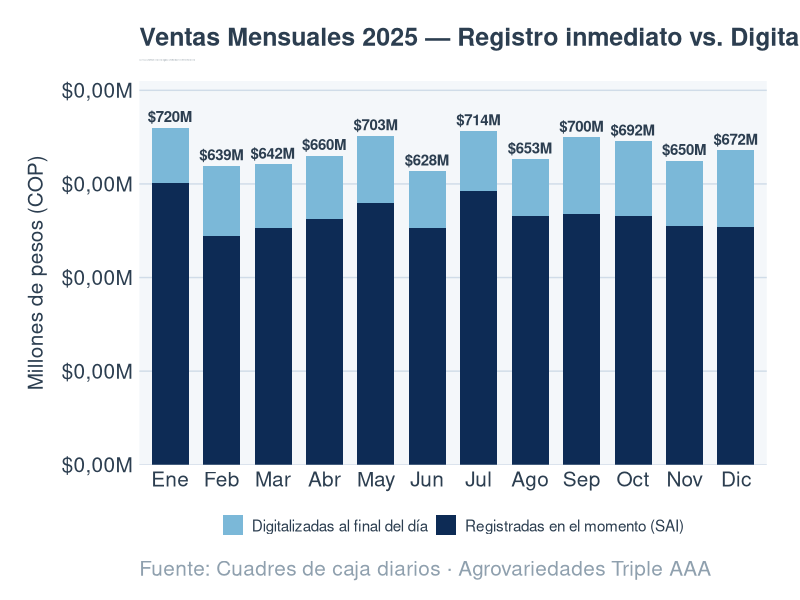
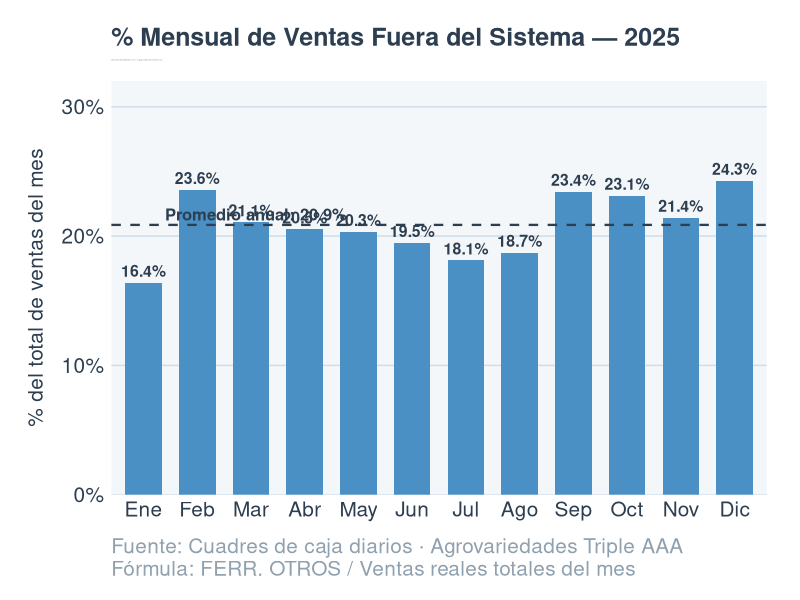
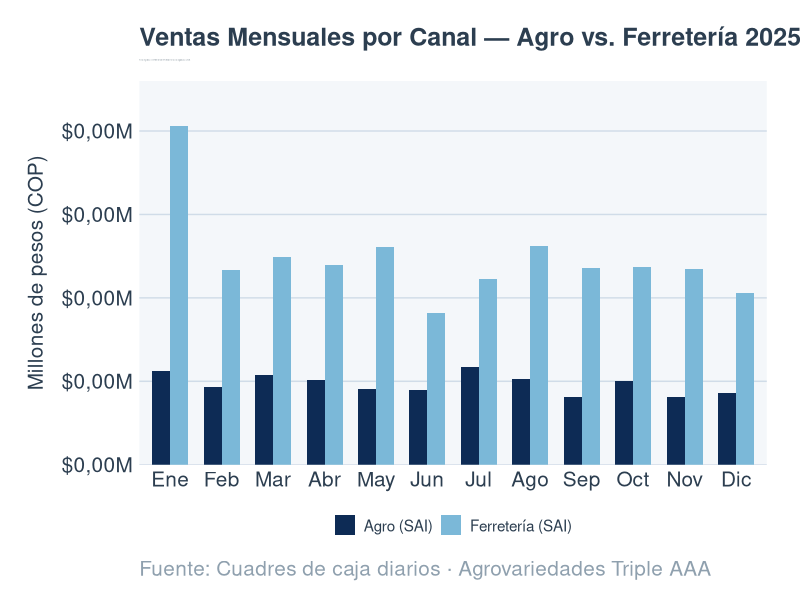
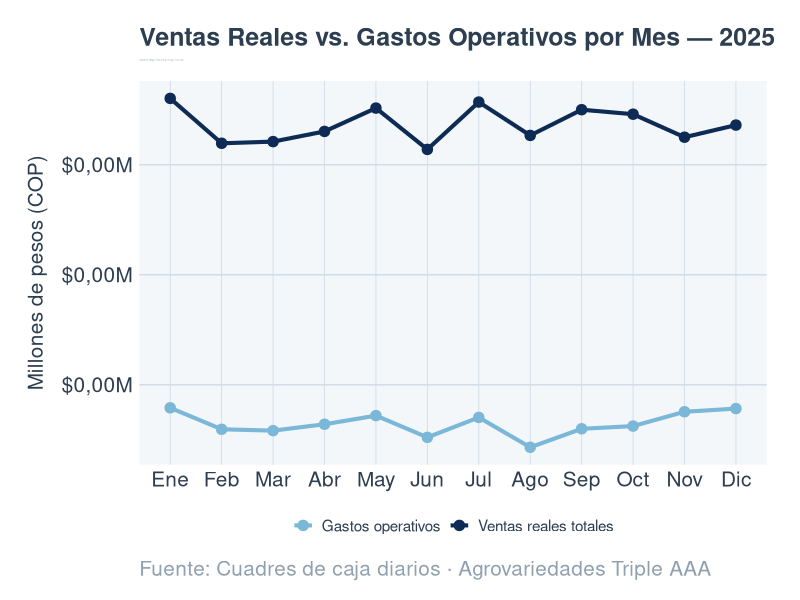
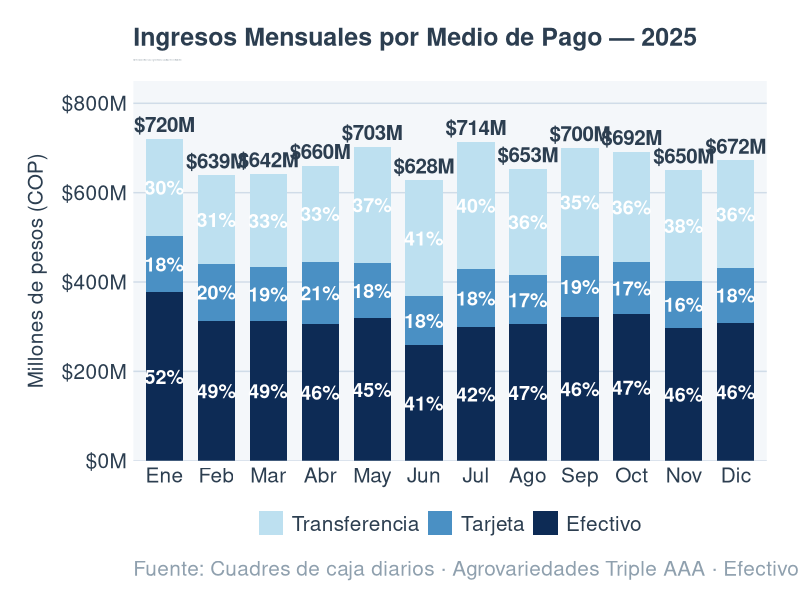
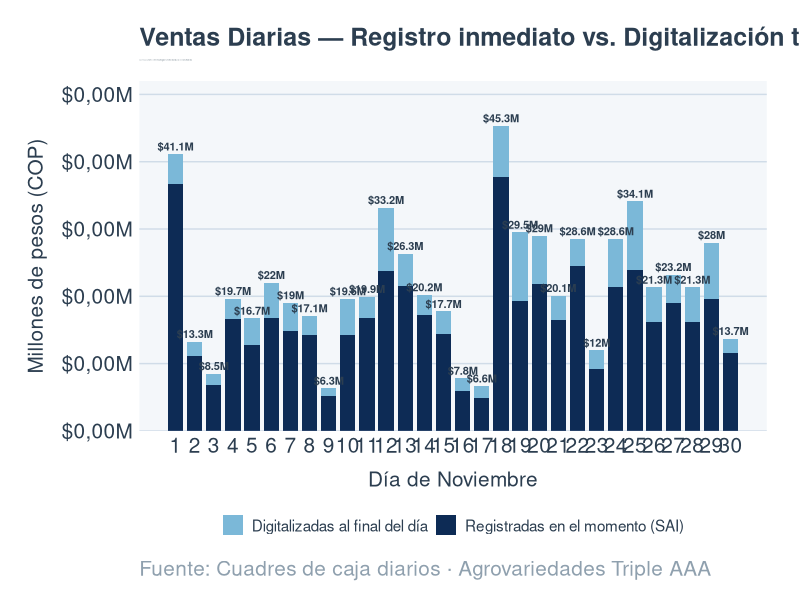
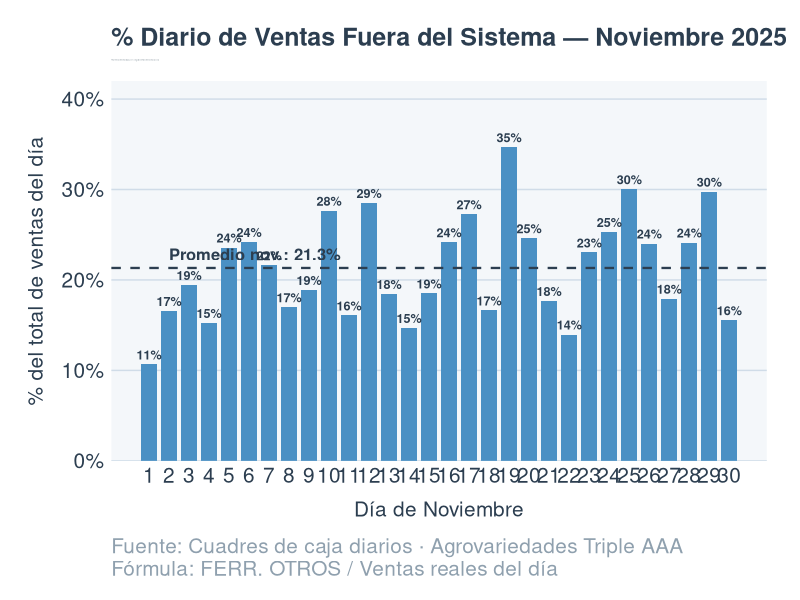
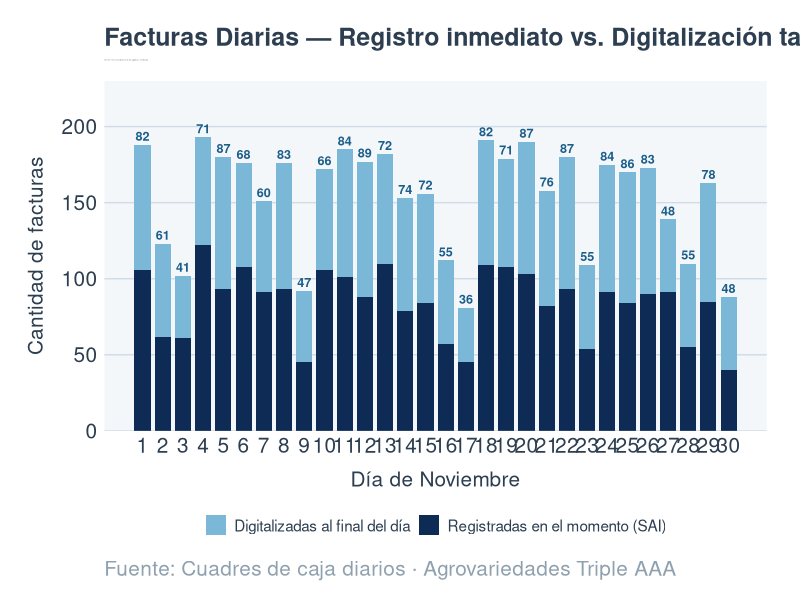

These figures' R source, in order:
# ══════════════════════════════════════════════════════════════════════
#  GRÁFICOS PRESENTACIÓN — Agrovariedades Triple A S.A.S
#  Fuente: Cuadres de caja diarios 2025
#  Proyecto en Ingeniería I · 2026-I · Universidad del Valle
# ══════════════════════════════════════════════════════════════════════

library(readxl)
library(dplyr)
library(ggplot2)
library(scales)
library(tidyr)
library(forcats)
library(stringr)

# ── PALETA Y TEMA ──────────────────────────────────────────────────────
azul_1  <- "#0D2B55"
azul_2  <- "#1B5E8A"
azul_3  <- "#4A90C4"
azul_4  <- "#7BB8D8"
azul_5  <- "#BDE0F0"
gris_f  <- "#F4F7FA"
gris_t  <- "#2C3E50"
gris_l  <- "#8FA0AE"

tema_aaa <- theme_minimal(base_family = "sans") +
  theme(
    plot.background    = element_rect(fill = "white", colour = NA),
    panel.background   = element_rect(fill = gris_f, colour = NA),
    panel.grid.major.y = element_line(colour = "#D0DCE8", linewidth = 0.5),
    panel.grid.major.x = element_blank(),
    panel.grid.minor   = element_blank(),
    plot.title         = element_text(size = 18, face = "bold", colour = gris_t,
                                      margin = margin(b = 5)),
    plot.subtitle      = element_text(size = 1, colour = "#5C6E7A",
                                      margin = margin(b = 14)),
    plot.caption       = element_text(size = 15, colour = gris_l,
                                      hjust = 0, margin = margin(t = 12)),
    axis.text          = element_text(size = 15, colour = gris_t),
    axis.title         = element_text(size = 15, colour = gris_t),
    axis.title.x       = element_text(margin = margin(t = 10)),
    axis.title.y       = element_text(margin = margin(r = 10)),
    legend.position    = "bottom",
    legend.text        = element_text(size = 11, colour = gris_t),
    legend.title       = element_blank(),
    legend.key.size    = unit(1.1, "lines"),
    plot.margin        = margin(20, 24, 14, 20)
  )

# ── CARGA Y LIMPIEZA ───────────────────────────────────────────────────
raw <- read_excel("CUADRE CAJA 2025 RESUMEN .xlsx", sheet = "Hoja1")

colnames(raw) <- c("FECHA","DIA","AGRO_SAI","FACT_AGRO","TARJETA","FACT_TARJETA",
                   "TRANSFERENCIA","FACT_TRANSF","FERR_SAI","FACT_FERR",
                   "FERR_OTROS","FACT_OTROS","GASTOS","VENTAS_SAI","FACT_SAI_TOT",
                   "VENTAS_REALES","FACT_REALES","PCT_FUERA_FACT","PCT_FUERA_MONTO","DROP")

df <- raw %>%
  select(-DROP) %>%
  mutate(across(-FECHA, as.numeric),
         FECHA = as.Date(FECHA)) %>%
  filter(VENTAS_REALES > 0)

meses_etiq <- c("Ene","Feb","Mar","Abr","May","Jun",
                "Jul","Ago","Sep","Oct","Nov","Dic")

# ── DATOS MENSUALES ────────────────────────────────────────────────────
mensual <- df %>%
  mutate(MES = as.integer(format(FECHA, "%m"))) %>%
  group_by(MES) %>%
  summarise(
    ventas_sai    = sum(VENTAS_SAI,     na.rm = TRUE),
    ventas_reales = sum(VENTAS_REALES,  na.rm = TRUE),
    ferr_otros    = sum(FERR_OTROS,     na.rm = TRUE),
    agro_sai      = sum(AGRO_SAI,       na.rm = TRUE),
    ferr_sai      = sum(FERR_SAI,       na.rm = TRUE),
    tarjeta       = sum(TARJETA,        na.rm = TRUE),
    transferencia = sum(TRANSFERENCIA,  na.rm = TRUE),
    gastos        = sum(GASTOS,         na.rm = TRUE),
    fact_sai      = sum(FACT_SAI_TOT,   na.rm = TRUE),
    fact_reales   = sum(FACT_REALES,    na.rm = TRUE),
    .groups = "drop"
  ) %>%
  mutate(
    # ferr_otros es efectivo tardío → se suma al efectivo real
    efectivo  = ventas_sai - tarjeta - transferencia + ferr_otros,
    pct_fuera = ferr_otros / ventas_reales * 100,
    mes_etiq  = factor(meses_etiq[MES], levels = meses_etiq)
  )

# ── DATOS NOVIEMBRE ────────────────────────────────────────────────────
nov <- df %>%
  filter(format(FECHA, "%m") == "11") %>%
  mutate(
    DIA           = as.integer(format(FECHA, "%d")),
    efectivo      = VENTAS_SAI - TARJETA - TRANSFERENCIA,
    pct_fuera_dia = FERR_OTROS / VENTAS_REALES * 100
  )


# ══════════════════════════════════════════════════════════════════════
#  A1 — Ventas mensuales: SAI vs. Fuera del sistema + total en la cima
#  (versión mejorada de la que ya tienes — con el total arriba de la barra)
# ══════════════════════════════════════════════════════════════════════
a1_long <- mensual %>%
  select(mes_etiq, ventas_sai, ferr_otros, ventas_reales) %>%
  pivot_longer(c(ventas_sai, ferr_otros),
               names_to  = "tipo",
               values_to = "valor") %>%
  mutate(tipo = recode(tipo,
                       ventas_sai  = "Registradas en el momento (SAI)",
                       ferr_otros  = "Digitalizadas al final del día"))

a1 <- ggplot(a1_long, aes(x = mes_etiq, y = valor / 1e6, fill = tipo)) +
  geom_col(width = 0.72) +
  # total encima de cada barra
  geom_text(
    data = mensual,
    aes(x = mes_etiq, y = ventas_reales / 1e6,
        label = paste0("$", round(ventas_reales / 1e6, 0), "M")),
    inherit.aes = FALSE,
    vjust = -0.5, size = 3.8, colour = gris_t, fontface = "bold"
  ) +
  scale_fill_manual(values = c(
    "Registradas en el momento (SAI)" = azul_1,
    "Digitalizadas al final del día"  = azul_4
  )) +
  scale_y_continuous(
    labels = label_dollar(prefix = "$", suffix = "M", scale = 1/1e6,
                          big.mark = ".", decimal.mark = ","),
    limits = c(0, 820), expand = c(0, 0)
  ) +
  labs(
    title    = "Ventas Mensuales 2025 — Registro inmediato vs. Digitalización tardía",
    subtitle = "La zona azul claro representa ventas digitadas al cierre del día, no en el momento de la venta",
    x        = NULL,
    y        = "Millones de pesos (COP)",
    caption  = "Fuente: Cuadres de caja diarios · Agrovariedades Triple AAA"
  ) +
  tema_aaa

ggsave("A1_ventas_mensual_sai_vs_real.png", a1, width = 14, height = 7, dpi = 200)

# ══════════════════════════════════════════════════════════════════════
#  A2 — % mensual fuera del sistema (monto)
# ══════════════════════════════════════════════════════════════════════
prom_anual <- mean(mensual$pct_fuera)

a2 <- ggplot(mensual, aes(x = mes_etiq, y = pct_fuera)) +
  geom_col(fill = azul_3, width = 0.68) +
  geom_hline(yintercept = prom_anual, linetype = "dashed",
             colour = gris_t, linewidth = 0.8) +
  annotate("text", x = 1.4, y = prom_anual + 0.8,
           label = paste0("Promedio anual: ", round(prom_anual, 1), "%"),
           size = 4.2, colour = gris_t, fontface = "bold", hjust = 0) +
  geom_text(aes(label = paste0(round(pct_fuera, 1), "%")),
            vjust = -0.5, size = 4.0, colour = gris_t, fontface = "bold") +
  scale_y_continuous(
    labels = function(x) paste0(x, "%"),
    limits = c(0, 32), expand = c(0, 0)
  ) +
  labs(
    title    = "% Mensual de Ventas Fuera del Sistema — 2025",
    subtitle = "Proporción del monto total del mes que no se registra en SAI en el momento de la venta",
    x        = NULL,
    y        = "% del total de ventas del mes",
    caption  = "Fuente: Cuadres de caja diarios · Agrovariedades Triple AAA\nFórmula: FERR. OTROS / Ventas reales totales del mes"
  ) +
  tema_aaa

ggsave("A2_pct_fuera_mensual.png", a2, width = 14, height = 7, dpi = 200)

# ══════════════════════════════════════════════════════════════════════
#  A3 — Ventas mensuales Agro vs. Ferretería SAI
# ══════════════════════════════════════════════════════════════════════
a3_long <- mensual %>%
  select(mes_etiq, agro_sai, ferr_sai) %>%
  pivot_longer(c(agro_sai, ferr_sai),
               names_to  = "canal",
               values_to = "valor") %>%
  mutate(canal = recode(canal,
                        agro_sai = "Agro (SAI)",
                        ferr_sai = "Ferretería (SAI)"))

a3 <- ggplot(a3_long, aes(x = mes_etiq, y = valor / 1e6, fill = canal)) +
  geom_col(position = "dodge", width = 0.7) +
  scale_fill_manual(values = c("Agro (SAI)" = azul_1,
                               "Ferretería (SAI)" = azul_4)) +
  scale_y_continuous(
    labels = label_dollar(prefix = "$", suffix = "M", scale = 1/1e6,
                          big.mark = ".", decimal.mark = ","),
    limits = c(0, 230), expand = c(0, 0)
  ) +
  labs(
    title    = "Ventas Mensuales por Canal — Agro vs. Ferretería 2025",
    subtitle = "Ventas registradas en SAI (efectivo directo). Ferretería no incluye las digitalizadas al cierre.",
    x        = NULL,
    y        = "Millones de pesos (COP)",
    caption  = "Fuente: Cuadres de caja diarios · Agrovariedades Triple AAA"
  ) +
  tema_aaa

ggsave("A3_agro_vs_ferreteria_mensual.png", a3, width = 14, height = 7, dpi = 200)

# ══════════════════════════════════════════════════════════════════════
#  A4 — Ventas reales vs. Gastos operativos mensuales
# ══════════════════════════════════════════════════════════════════════
a4_long <- mensual %>%
  select(mes_etiq, ventas_reales, gastos) %>%
  pivot_longer(c(ventas_reales, gastos),
               names_to  = "tipo",
               values_to = "valor") %>%
  mutate(tipo = recode(tipo,
                       ventas_reales = "Ventas reales totales",
                       gastos        = "Gastos operativos"))

a4 <- ggplot(a4_long, aes(x = mes_etiq, y = valor / 1e6,
                          colour = tipo, group = tipo)) +
  geom_line(linewidth = 1.4) +
  geom_point(size = 3.2) +
  scale_colour_manual(values = c("Ventas reales totales" = azul_1,
                                 "Gastos operativos"     = azul_4)) +
  scale_y_continuous(
    labels = label_dollar(prefix = "$", suffix = "M", scale = 1/1e6,
                          big.mark = ".", decimal.mark = ","),
    expand = c(0.05, 0)
  ) +
  labs(
    title    = "Ventas Reales vs. Gastos Operativos por Mes — 2025",
    subtitle = "Comparación entre ingresos reales del negocio y egresos mensuales",
    x        = NULL,
    y        = "Millones de pesos (COP)",
    caption  = "Fuente: Cuadres de caja diarios · Agrovariedades Triple AAA"
  ) +
  tema_aaa +
  theme(panel.grid.major.x = element_line(colour = "#D0DCE8", linewidth = 0.3))

ggsave("A4_ventas_vs_gastos_mensual.png", a4, width = 14, height = 7, dpi = 200)

# ══════════════════════════════════════════════════════════════════════
#  A5 — Ingresos mensuales por medio de pago (stacked + % interno)
# ══════════════════════════════════════════════════════════════════════

# ── A5 ─────────────────────────────────────────────────────────────────
pago_long <- mensual %>%
  mutate(
    pct_ef = efectivo      / ventas_reales * 100,
    pct_tj = tarjeta       / ventas_reales * 100,
    pct_tr = transferencia / ventas_reales * 100
  ) %>%
  select(mes_etiq, efectivo, tarjeta, transferencia,
         pct_ef, pct_tj, pct_tr, ventas_reales) %>%
  pivot_longer(c(efectivo, tarjeta, transferencia),
               names_to  = "medio",
               values_to = "valor") %>%
  mutate(
    medio = factor(recode(medio,
                          efectivo      = "Efectivo",
                          tarjeta       = "Tarjeta",
                          transferencia = "Transferencia"),
                   levels = c("Transferencia","Tarjeta","Efectivo")),
    pct_label = case_when(
      medio == "Efectivo"      ~ paste0(round(pct_ef, 0), "%"),
      medio == "Tarjeta"       ~ paste0(round(pct_tj, 0), "%"),
      medio == "Transferencia" ~ paste0(round(pct_tr, 0), "%")
    )
  )

a5 <- ggplot(pago_long, aes(x = mes_etiq, y = valor / 1e6, fill = medio)) +
  geom_col(width = 0.72) +
  geom_text(aes(label = pct_label),
            position = position_stack(vjust = 0.5),
            size = 5.0, colour = "white", fontface = "bold") +
  geom_text(
    data        = mensual,
    aes(x       = mes_etiq,
        y       = ventas_reales / 1e6,
        label   = paste0("$", round(ventas_reales / 1e6, 0), "M")),
    inherit.aes = FALSE,
    vjust       = -0.45,
    size        = 5.2,
    colour      = gris_t,
    fontface    = "bold"
  ) +
  scale_fill_manual(values = c(
    "Efectivo"      = azul_1,
    "Tarjeta"       = azul_3,
    "Transferencia" = azul_5
  )) +
  scale_y_continuous(
    labels = label_dollar(prefix = "$", suffix = "M",
                          big.mark = ".", decimal.mark = ","),
    limits = c(0, 850),
    expand = c(0, 0)
  ) +
  labs(
    title    = "Ingresos Mensuales por Medio de Pago — 2025",
    subtitle = "El porcentaje dentro de cada segmento indica su participación en el total del mes",
    x        = NULL,
    y        = "Millones de pesos (COP)",
    caption  = "Fuente: Cuadres de caja diarios · Agrovariedades Triple AAA · Efectivo incluye ventas digitalizadas al cierre del día"
  ) +
  tema_aaa +
  theme(legend.text     = element_text(size = 15),
        legend.key.size = unit(1.3, "lines"))

ggsave("A5_medios_pago_mensual.png", a5, width = 15, height = 8, dpi = 200)
# ══════════════════════════════════════════════════════════════════════
#  N1 — Noviembre: ventas diarias SAI vs. Fuera del sistema + total
# ══════════════════════════════════════════════════════════════════════
n1_long <- nov %>%
  select(DIA, VENTAS_SAI, FERR_OTROS, VENTAS_REALES) %>%
  pivot_longer(c(VENTAS_SAI, FERR_OTROS),
               names_to  = "tipo",
               values_to = "valor") %>%
  mutate(tipo = recode(tipo,
                       VENTAS_SAI  = "Registradas en el momento (SAI)",
                       FERR_OTROS  = "Digitalizadas al final del día"))

n1 <- ggplot(n1_long, aes(x = DIA, y = valor / 1e6, fill = tipo)) +
  geom_col(width = 0.8) +
  geom_text(
    data = nov,
    aes(x = DIA, y = VENTAS_REALES / 1e6,
        label = paste0("$", round(VENTAS_REALES / 1e6, 1), "M")),
    inherit.aes = FALSE,
    vjust = -0.45, size = 2.8, colour = gris_t, fontface = "bold"
  ) +
  scale_fill_manual(values = c(
    "Registradas en el momento (SAI)" = azul_1,
    "Digitalizadas al final del día"  = azul_4
  )) +
  scale_x_continuous(breaks = 1:30) +
  scale_y_continuous(
    labels = label_dollar(prefix = "$", suffix = "M", scale = 1/1e6,
                          big.mark = ".", decimal.mark = ","),
    limits = c(0, 52), expand = c(0, 0)
  ) +
  labs(
    title    = "Ventas Diarias — Registro inmediato vs. Digitalización tardía · Noviembre 2025",
    subtitle = "La zona azul claro es el monto diario digitado al cierre del día · Etiquetas: venta real total del día",
    x        = "Día de Noviembre",
    y        = "Millones de pesos (COP)",
    caption  = "Fuente: Cuadres de caja diarios · Agrovariedades Triple AAA"
  ) +
  tema_aaa

ggsave("N1_nov_ventas_sai_vs_real.png", n1, width = 16, height = 7, dpi = 200)

# ══════════════════════════════════════════════════════════════════════
#  N2 — Noviembre: % diario fuera del sistema con promedio
# ══════════════════════════════════════════════════════════════════════
prom_nov <- mean(nov$pct_fuera_dia, na.rm = TRUE)

n2 <- ggplot(nov, aes(x = DIA, y = pct_fuera_dia)) +
  geom_col(fill = azul_3, width = 0.78) +
  geom_hline(yintercept = prom_nov, linetype = "dashed",
             colour = gris_t, linewidth = 0.8) +
  annotate("text", x = 2, y = prom_nov + 1.5,
           label = paste0("Promedio nov.: ", round(prom_nov, 1), "%"),
           size = 4.2, colour = gris_t, fontface = "bold", hjust = 0) +
  geom_text(aes(label = paste0(round(pct_fuera_dia, 0), "%")),
            vjust = -0.5, size = 3.2, colour = gris_t, fontface = "bold") +
  scale_x_continuous(breaks = 1:30) +
  scale_y_continuous(
    labels = function(x) paste0(x, "%"),
    limits = c(0, 42), expand = c(0, 0)
  ) +
  labs(
    title    = "% Diario de Ventas Fuera del Sistema — Noviembre 2025",
    subtitle = "Proporción del monto del día que no se registra en SAI en el momento de la venta",
    x        = "Día de Noviembre",
    y        = "% del total de ventas del día",
    caption  = "Fuente: Cuadres de caja diarios · Agrovariedades Triple AAA\nFórmula: FERR. OTROS / Ventas reales del día"
  ) +
  tema_aaa

ggsave("N2_nov_pct_fuera_diario.png", n2, width = 16, height = 7, dpi = 200)

# ══════════════════════════════════════════════════════════════════════
#  N3 — Noviembre: Facturas diarias SAI vs. tardías (barras apiladas)
# ══════════════════════════════════════════════════════════════════════
nov_fact <- nov %>%
  mutate(
    fact_tarde    = FACT_OTROS,
    fact_sai      = FACT_SAI_TOT
  )

n3_long <- nov_fact %>%
  select(DIA, fact_sai, fact_tarde) %>%
  pivot_longer(c(fact_sai, fact_tarde),
               names_to = "tipo", values_to = "valor") %>%
  mutate(tipo = recode(tipo,
                       fact_sai   = "Registradas en el momento (SAI)",
                       fact_tarde = "Digitalizadas al final del día"))

n3 <- ggplot(n3_long, aes(x = DIA, y = valor, fill = tipo)) +
  geom_col(width = 0.8) +
  geom_text(
    data = nov_fact,
    aes(x = DIA, y = fact_sai + fact_tarde,
        label = fact_tarde),
    inherit.aes = FALSE,
    vjust = -0.4, size = 3.2, colour = azul_2, fontface = "bold"
  ) +
  scale_fill_manual(values = c(
    "Registradas en el momento (SAI)" = azul_1,
    "Digitalizadas al final del día"  = azul_4
  )) +
  scale_x_continuous(breaks = 1:30) +
  scale_y_continuous(limits = c(0, 230), expand = c(0, 0)) +
  labs(
    title    = "Facturas Diarias — Registro inmediato vs. Digitalización tardía · Noviembre 2025",
    subtitle = "El número sobre cada barra indica las facturas digitalizadas al cierre del día",
    x        = "Día de Noviembre",
    y        = "Cantidad de facturas",
    caption  = "Fuente: Cuadres de caja diarios · Agrovariedades Triple AAA"
  ) +
  tema_aaa

ggsave("N3_nov_facturas_apiladas.png", n3, width = 16, height = 7, dpi = 200)

# ══════════════════════════════════════════════════════════════════════
#  N4 — Noviembre: Ingresos diarios por medio de pago
# ══════════════════════════════════════════════════════════════════════
nov_pago <- nov %>%
  mutate(
    efectivo_nov = VENTAS_SAI - TARJETA - TRANSFERENCIA,
    pct_ef       = efectivo_nov / VENTAS_REALES * 100,
    pct_tj       = TARJETA      / VENTAS_REALES * 100,
    pct_tr       = TRANSFERENCIA/ VENTAS_REALES * 100
  ) %>%
  select(DIA, efectivo_nov, TARJETA, TRANSFERENCIA,
         pct_ef, pct_tj, pct_tr, VENTAS_REALES) %>%
  pivot_longer(c(efectivo_nov, TARJETA, TRANSFERENCIA),
               names_to = "medio", values_to = "valor") %>%
  mutate(
    medio = factor(recode(medio,
                          efectivo_nov  = "Efectivo",
                          TARJETA       = "Tarjeta",
                          TRANSFERENCIA = "Transferencia"),
                   levels = c("Efectivo","Tarjeta","Transferencia")),
    pct_label = case_when(
      medio == "Efectivo"      ~ paste0(round(pct_ef, 0), "%"),
      medio == "Tarjeta"       ~ paste0(round(pct_tj, 0), "%"),
      medio == "Transferencia" ~ paste0(round(pct_tr, 0), "%")
    )
  )

nov_totales <- nov %>%
  mutate(efectivo_nov = VENTAS_SAI - TARJETA - TRANSFERENCIA)

n4 <- ggplot(nov_pago, aes(x = DIA, y = valor / 1e6, fill = medio)) +
  geom_col(width = 0.8) +
  geom_text(aes(label = pct_label),
            position = position_stack(vjust = 0.5),
            size = 2.8, colour = "white", fontface = "bold") +
  geom_text(
    data = nov_totales,
    aes(x = DIA, y = VENTAS_REALES / 1e6,
        label = paste0("$", round(VENTAS_REALES / 1e6, 1), "M")),
    inherit.aes = FALSE,
    vjust = -0.45, size = 2.6, colour = gris_t, fontface = "bold"
  ) +
  scale_fill_manual(values = c("Efectivo"      = azul_1,
                               "Tarjeta"       = azul_3,
                               "Transferencia" = azul_5)) +
  scale_x_continuous(breaks = 1:30) +
  scale_y_continuous(
    labels = label_dollar(prefix = "$", suffix = "M", scale = 1/1e6,
                          big.mark = ".", decimal.mark = ","),
    limits = c(0, 52), expand = c(0, 0)
  ) +
  labs(
    title    = "Ingresos Diarios por Medio de Pago — Noviembre 2025",
    subtitle = "El porcentaje dentro de cada segmento indica su participación en el total del día",
    x        = "Día de Noviembre",
    y        = "Millones de pesos (COP)",
    caption  = "Fuente: Cuadres de caja diarios · Agrovariedades Triple AAA"
  ) +
  tema_aaa

ggsave("N4_nov_medios_pago_diario.png", n4, width = 16, height = 7.5, dpi = 200)
